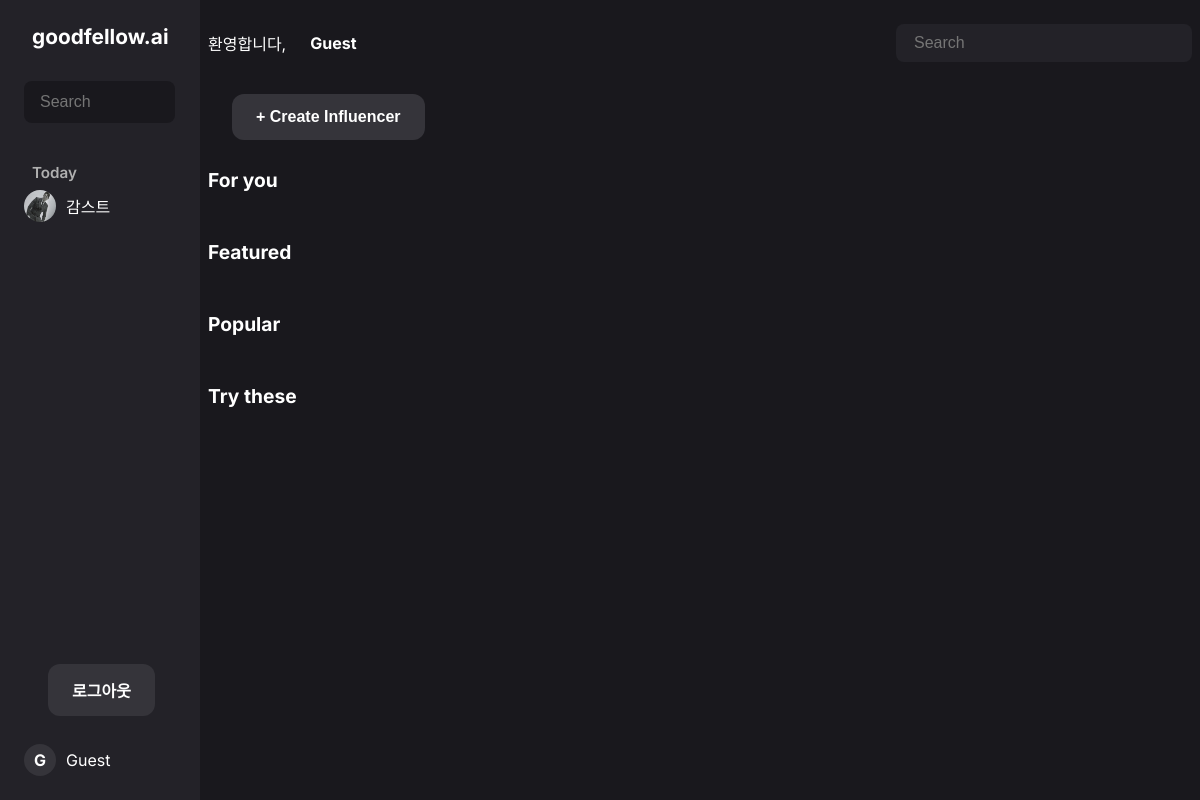
/landingpage/, run on an earlier commit of the app's database.
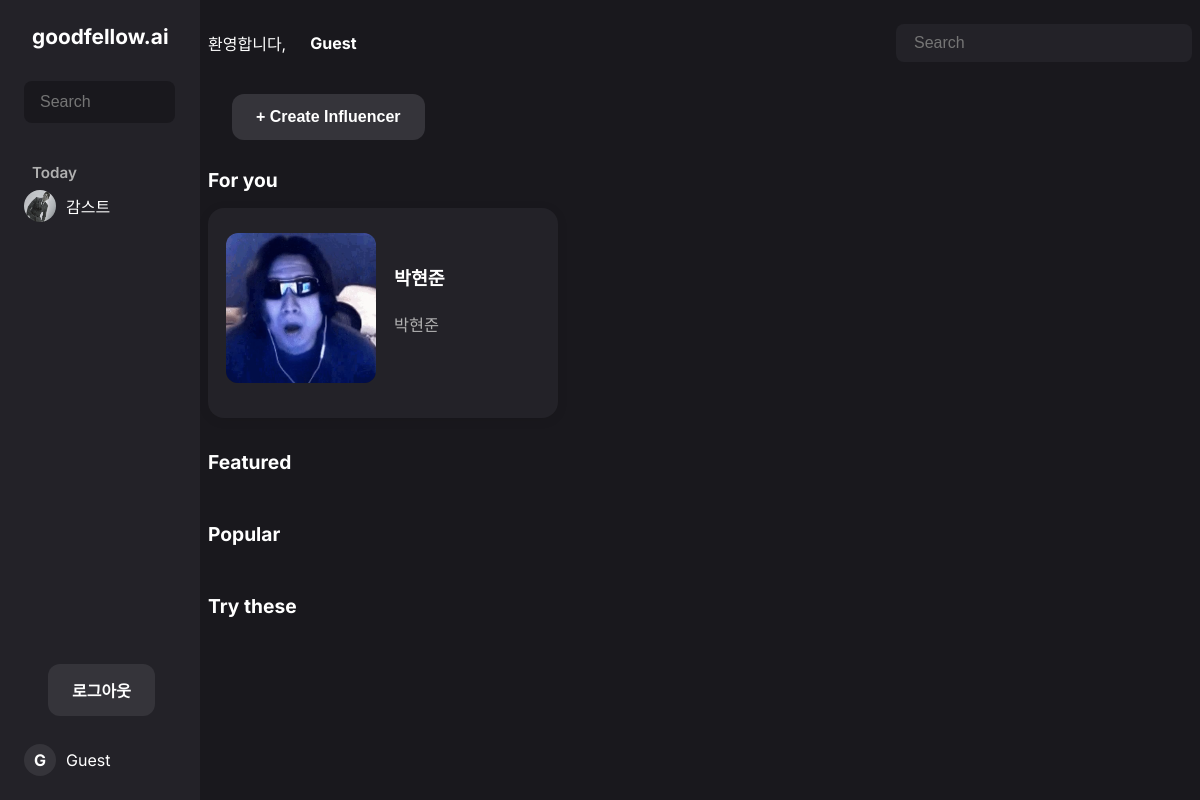
And on a later commit of the database.
### influencers/models.py (models this page shows, shortened)
class Influencer(models.Model):
    name = models.CharField(max_length=100)
    description = models.TextField(blank=True, null=True)
    youtube_url = models.URLField(blank=True, null=True)
    image = models.ImageField(upload_to='influencers/', null=True, blank=True)
    voiceid = models.CharField(max_length=100, null=True, blank=True, help_text="ElevenLabs Voice ID")
    feature_model_id = models.CharField(max_length=100, null=True, blank=True, help_text="Apply Feature OpenAI Model ID")
    feature_system_prompt = models.TextField(null=True, blank=True, help_text="System Prompt")
    speech_model_id = models.CharField(max_length=100, null=True, blank=True, help_text="Reflect Speech OpenAI Model ID")
    speech_system_prompt = models.TextField(null=True, blank=True, help_text="Reflect Speech System Prompt")
    created_mode = models.CharField(max_length=10, choices=[('auto', 'Auto'), ('manual', 'Manual')], default='manual')
    def is_ready(self):
        required_fields = [
            self.name,
            self.voiceid,
            self.feature_model_id,
            self.feature_system_prompt,
            self.speech_model_id,
            self.speech_system_prompt,
        ]
        return all(required_fields)

### home/views.py (the view)
# urls.py: path('landingpage/', landingpage, name='landingpage'),
def landingpage(request):
    influencers = Influencer.objects.all()
    user = request.user
    return render(request, 'home/landingpage.html', {
        'influencers': influencers,
        'user': user,
    })

### home/templates/home/landingpage.html (shortened to what this page needs)
{% load static %}
<!DOCTYPE html>
<html lang="en">
<head>
    <link rel="stylesheet" href="{% static 'home/landingpage.css' %}">
</head>
<body>
    <div class="landing-container">
        <aside class="sidebar">
            <div class="sidebar-logo">goodfellow.ai</div>
            <input class="sidebar-search" type="text" placeholder="Search">
            <div class="sidebar-today">Today</div>
            <div class="sidebar-user-list">
                <div class="sidebar-user"><img src="{% static 'home/gamst.png' %}" alt="Gamst"> 감스트</div>
            </div>
            <div class="sidebar-bottom">
                <button class="sidebar-btn upgrade" onclick="location.href='/accounts/logout'">로그아웃</button>
                <div class="sidebar-profile">
                    <span class="sidebar-profile-icon">G</span> {{ user.name|default:user.username|default:"Guest" }}
                </div>
            </div>
        </aside>
        <main class="main-content">
            <div class="main-header">
                <span>환영합니다, </span>
                <span class="main-username">{{ user.name|default:user.username|default:"Guest" }}</span>
                <input class="main-search" type="text" placeholder="Search">
            </div>
            <section class="section">
                <button id="openCreateModal" class="sidebar-btn create">+ Create Influencer</button>
                <h2>For you</h2>
                <div class="card-row">
                    {% for influencer in influencers %}
                        {% if influencer.is_ready %}
                            <a href="{% url 'influencer_chat' influencer.pk %}" class="card-link">
                                <div class="card influencer-card-horizontal">
                                    <img src="{% if influencer.image %}{{ influencer.image.url }}{% else %}{% static 'home/gamst.png' %}{% endif %}" class="card-img influencer-img-left" alt="{{ influencer.name }}">
                                    <div class="influencer-card-content">
                                        <div class="card-title">{{ influencer.name }}</div>
                                        <br>
                                        <div class="card-author">{{ influencer.description }}</div>
                                        <br>
                                    </div>
                                </div>
                            </a>
                        {% endif %}
                    {% endfor %}
                </div>
            </section>
            <section class="section">
                <h2>Featured</h2>
            </section>
            <section class="section">
                <h2>Popular</h2>
            </section>
            <section class="section">
                <h2>Try these</h2>
            </section>
        </main>
    </div>
</body>
</html>

What changed in the data, as far as the page shows it:
added Influencer: image (picture), name "박현준", description "박현준"
